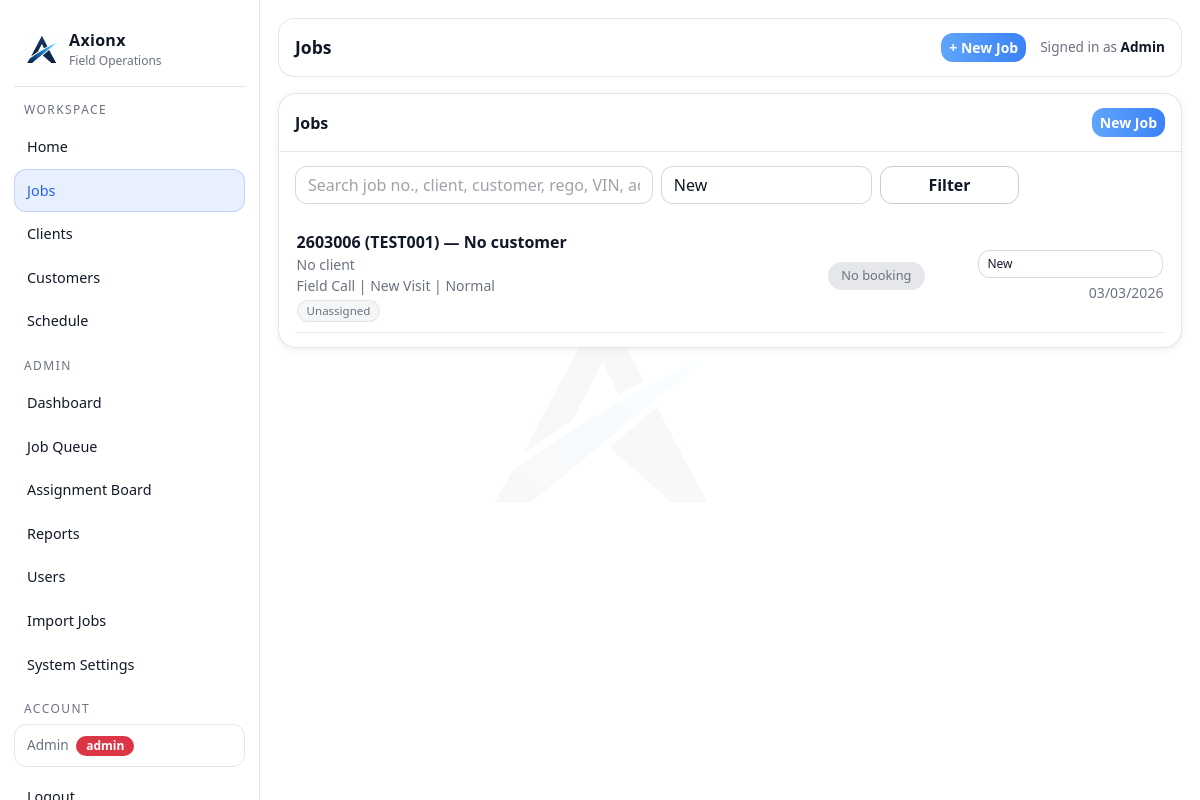
/jobs?status=New (signed in), run on an earlier commit of the app's database.
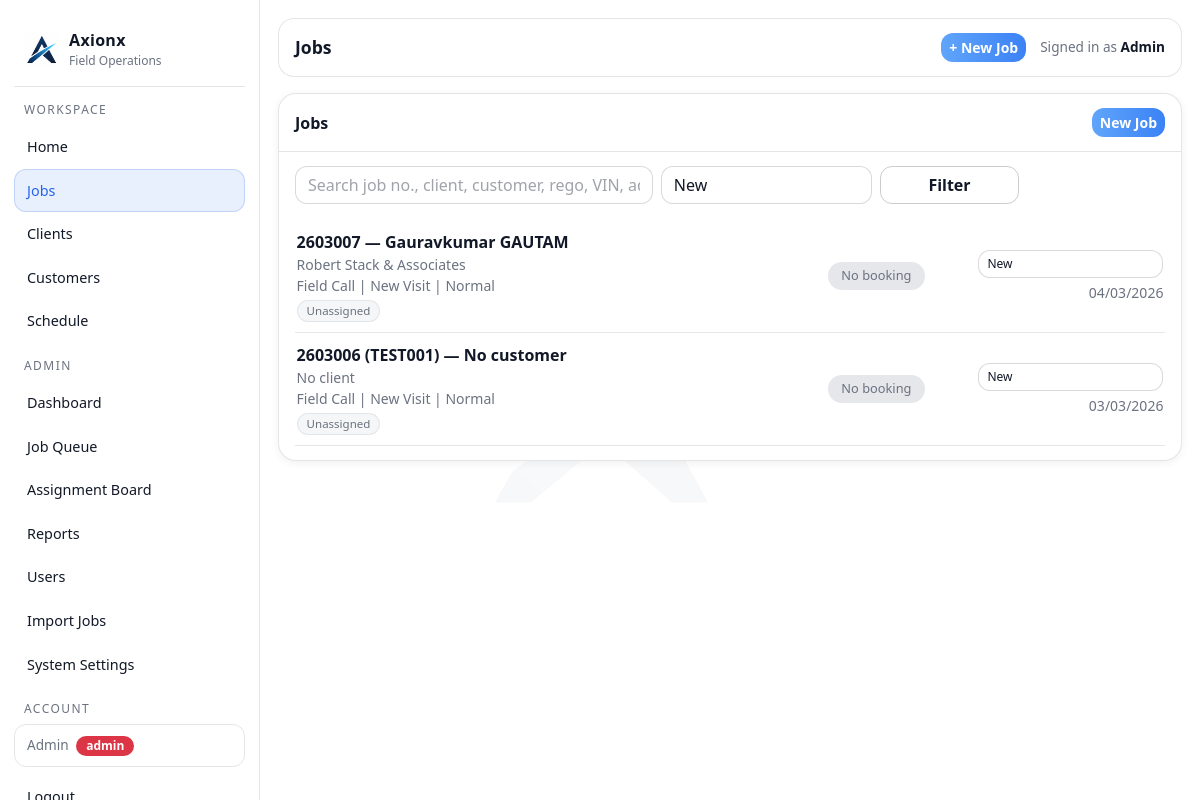
And on a later commit of the database.
### tables this page shows
CREATE TABLE jobs (
        id INTEGER PRIMARY KEY AUTOINCREMENT,

        internal_job_number TEXT NOT NULL,
        client_reference TEXT,
        display_ref TEXT NOT NULL,

        client_id INTEGER,
        customer_id INTEGER,
        assigned_user_id INTEGER,

        job_type TEXT NOT NULL,
        visit_type TEXT NOT NULL,
        status TEXT NOT NULL,
        priority TEXT NOT NULL,

        job_address TEXT,
        description TEXT,

        created_at TEXT NOT NULL,
        updated_at TEXT NOT NULL, lender_name TEXT, account_number TEXT, regulation_type TEXT, arrears_cents INTEGER, costs_cents INTEGER, mmp_cents INTEGER, job_due_date TEXT, bill_to_client_id INTEGER, payment_frequency TEXT, client_job_number TEXT,

        FOREIGN KEY(client_id) REFERENCES clients(id),
        FOREIGN KEY(customer_id) REFERENCES customers(id),
        FOREIGN KEY(assigned_user_id) REFERENCES users(id)
    );

CREATE TABLE clients (
        id INTEGER PRIMARY KEY AUTOINCREMENT,
        name TEXT NOT NULL,
        phone TEXT,
        email TEXT,
        address TEXT,
        notes TEXT,
        created_at TEXT NOT NULL
    , updated_at TEXT NOT NULL DEFAULT '');

### app.py (the view, shortened to what this page needs)
@app.get("/jobs")
@login_required
def jobs_list():
    status = request.args.get("status", "").strip()
    q = request.args.get("q", "").strip()
    user_id = session.get("user_id")
    role = session.get("role")
    conn = db()
    cur = conn.cursor()
    sql = """
    SELECT j.*,
           c.name AS client_name,
           (cu.first_name || ' ' || cu.last_name) AS customer_name,
           (SELECT ji.reg FROM job_items ji WHERE ji.job_id = j.id AND ji.item_type = 'vehicle' LIMIT 1) AS asset_reg,
           COALESCE(u.full_name, (
               SELECT u2.full_name FROM schedules s2
               JOIN users u2 ON u2.id = s2.assigned_to_user_id
               WHERE s2.job_id = j.id AND s2.status NOT IN ('Cancelled', 'Completed')
               ORDER BY s2.scheduled_for ASC LIMIT 1
           )) AS assigned_name,
           (SELECT s.scheduled_for FROM schedules s
            WHERE s.job_id = j.id AND s.status NOT IN ('Completed', 'Cancelled')
              AND s.scheduled_for >= datetime('now')
            ORDER BY s.scheduled_for ASC LIMIT 1) AS next_scheduled,
           (SELECT bt.name FROM schedules s
            JOIN booking_types bt ON bt.id = s.booking_type_id
            WHERE s.job_id = j.id AND s.status NOT IN ('Completed', 'Cancelled')
              AND s.scheduled_for >= datetime('now')
            ORDER BY s.scheduled_for ASC LIMIT 1) AS next_booking_type,
           (SELECT s.id FROM schedules s
            WHERE s.job_id = j.id AND s.status NOT IN ('Completed', 'Cancelled')
              AND s.scheduled_for >= datetime('now')
            ORDER BY s.scheduled_for ASC LIMIT 1) AS next_sched_id
    FROM jobs j
    LEFT JOIN clients c ON c.id = j.client_id
    LEFT JOIN customers cu ON cu.id = j.customer_id
    LEFT JOIN users u ON u.id = j.assigned_user_id
    WHERE 1=1
    """
    params = []
    if status:
        if status == "Active":
            sql += " AND j.status LIKE 'Active%'"
        else:
            sql += " AND j.status = ?"
            params.append(status)
    sql += " ORDER BY CASE WHEN j.status = 'Invoiced' THEN 1 ELSE 0 END, CASE WHEN next_scheduled IS NULL THEN 1 ELSE 0 END, next_scheduled ASC, j.updated_at DESC"
    cur.execute(sql, params)
    rows = cur.fetchall()
    conn.close()
    statuses = [
        "New",
        "Active",
        "Active - Phone work only",
        "Suspended",
        "Awaiting info from client",
        "Completed",
        "Invoiced"
    ]
    return render_template("jobs.html", jobs=rows, statuses=statuses, status=status, q=q)

### app.py (called while the page is built)
def db():
    conn = sqlite3.connect(DB_PATH)
    conn.row_factory = sqlite3.Row
    return conn

def add_column_if_missing(cur, table, col, coltype):
    cur.execute(f"PRAGMA table_info({table})")
    cols = [r["name"] for r in cur.fetchall()]
    if col not in cols:
        cur.execute(f"ALTER TABLE {table} ADD COLUMN {col} {coltype}")

@app.context_processor
def inject_globals():
    return {
        "GOOGLE_MAPS_API_KEY": os.environ.get("GOOGLE_MAPS_API_KEY", ""),
        "google_maps_api_key": os.getenv("GOOGLE_MAPS_API_KEY", "")
    }

@app.before_request
def _ensure_db():
    init_db()

def login_required(f):
    @wraps(f)
    def wrapper(*args, **kwargs):
        if not session.get("user_id"):
            return redirect(url_for("login"))
        return f(*args, **kwargs)
    return wrapper

### templates/jobs.html (shortened to what the changed rows need)
{% extends "layout.html" %}
{% block content %}
<div class="ax-card">
  <div class="ax-card-b">
    {% for j in jobs %}
      {% set is_suspended = j.status in ['Suspended', 'Awaiting Instructions'] %}
      {% set bt = j.next_booking_type or '' %}
      {% if is_suspended %}
        {% set badge_color = '#ef4444' %}
      {% elif 'Update' in bt %}
        {% set badge_color = '#2563eb' %}
      {% elif 'New' in bt %}
        {% set badge_color = '#22c55e' %}
      {% elif 'Re-attend' in bt %}
        {% set badge_color = '#f59e0b' %}
      {% else %}
        {% set badge_color = '#9ca3af' %}
      {% endif %}
      <div style="display:flex;align-items:stretch;gap:12px;padding:.65rem .1rem;border-bottom:1px solid #e5e7eb;">
        <a href="/jobs/{{ j.id }}" class="text-decoration-none flex-grow-1" style="min-width:0;color:inherit;">
          <div class="fw-semibold">{{ j.display_ref }} &mdash; {{ j.customer_name or "No customer" }}</div>
          <div class="small" style="color:var(--muted)">
            {{ j.client_name or "No client" }}{% if j.asset_reg %} &nbsp;|&nbsp; Reg: {{ j.asset_reg }}{% endif %}
          </div>
          <div class="small" style="color:var(--muted)">
            {{ j.job_type }} | {{ j.visit_type }} | {{ j.priority }}
          </div>
          <div class="d-flex flex-wrap gap-1 mt-1">
            {% if j.assigned_name %}
              <span style="display:inline-flex;align-items:center;gap:4px;background:rgba(96,165,250,.13);color:var(--accent);border:1px solid rgba(96,165,250,.25);border-radius:999px;padding:1px 9px;font-size:.72rem;font-weight:500;">
                <svg width="10" height="10" viewBox="0 0 24 24" fill="currentColor" style="opacity:.75"><path d="M12 12c2.7 0 4.8-2.1 4.8-4.8S14.7 2.4 12 2.4 7.2 4.5 7.2 7.2 9.3 12 12 12zm0 2.4c-3.2 0-9.6 1.6-9.6 4.8v2.4h19.2v-2.4c0-3.2-6.4-4.8-9.6-4.8z"/></svg>
                {{ j.assigned_name }}
              </span>
            {% else %}
              <span style="display:inline-flex;align-items:center;gap:4px;background:rgba(156,163,175,.1);color:var(--muted);border:1px solid rgba(156,163,175,.2);border-radius:999px;padding:1px 9px;font-size:.72rem;">
                Unassigned
              </span>
            {% endif %}
          </div>
        </a>
        <div style="width:180px;flex-shrink:0;display:flex;flex-direction:column;align-items:center;justify-content:center;gap:6px;text-align:center;">
          {% if bt %}
            <span style="display:inline-block;background:{{ badge_color }};color:#fff;border-radius:999px;padding:.25rem .85rem;font-size:.8rem;font-weight:600;white-space:nowrap;">
              {{ bt }}
            </span>
          {% else %}
            <span style="display:inline-block;background:#e5e7eb;color:#6b7280;border-radius:999px;padding:.25rem .85rem;font-size:.8rem;font-weight:500;white-space:nowrap;">
              No booking
            </span>
          {% endif %}
        </div>
        <div class="text-end flex-shrink-0" style="min-width:110px;display:flex;flex-direction:column;align-items:flex-end;justify-content:center;">
          {% if session.get('role') == 'admin' %}
            <form method="post" action="/jobs/{{ j.id }}/status" style="margin:0;">
              <select name="status" class="form-select form-select-sm"
                      style="font-size:.75rem;min-width:110px;"
                      onchange="this.form.submit()">
                {% for s in statuses %}
                  <option value="{{ s }}" {% if s == j.status %}selected{% endif %}>{{ s }}</option>
                {% endfor %}
              </select>
            </form>
          {% else %}
            <span class="badge bg-secondary">{{ j.status }}</span>
          {% endif %}
          <div class="small mt-1" style="color:var(--muted)">{% if j.updated_at %}{{ j.updated_at[8:10] }}/{{ j.updated_at[5:7] }}/{{ j.updated_at[:4] }}{% endif %}</div>
        </div>
      </div>
    {% else %}
      <div style="color:var(--muted)" class="py-3 text-center">No jobs found.</div>
    {% endfor %}
  </div>
</div>
{% endblock %}

What changed in the data, as far as the page shows it:
added jobs: display_ref "2603007", customer_name "Gauravkumar GAUTAM", name "Robert Stack & Associates", job_type "Field Call", visit_type "New Visit", priority "Normal", status "New", updated_at "04", updated_at "03", updated_at "2026"
